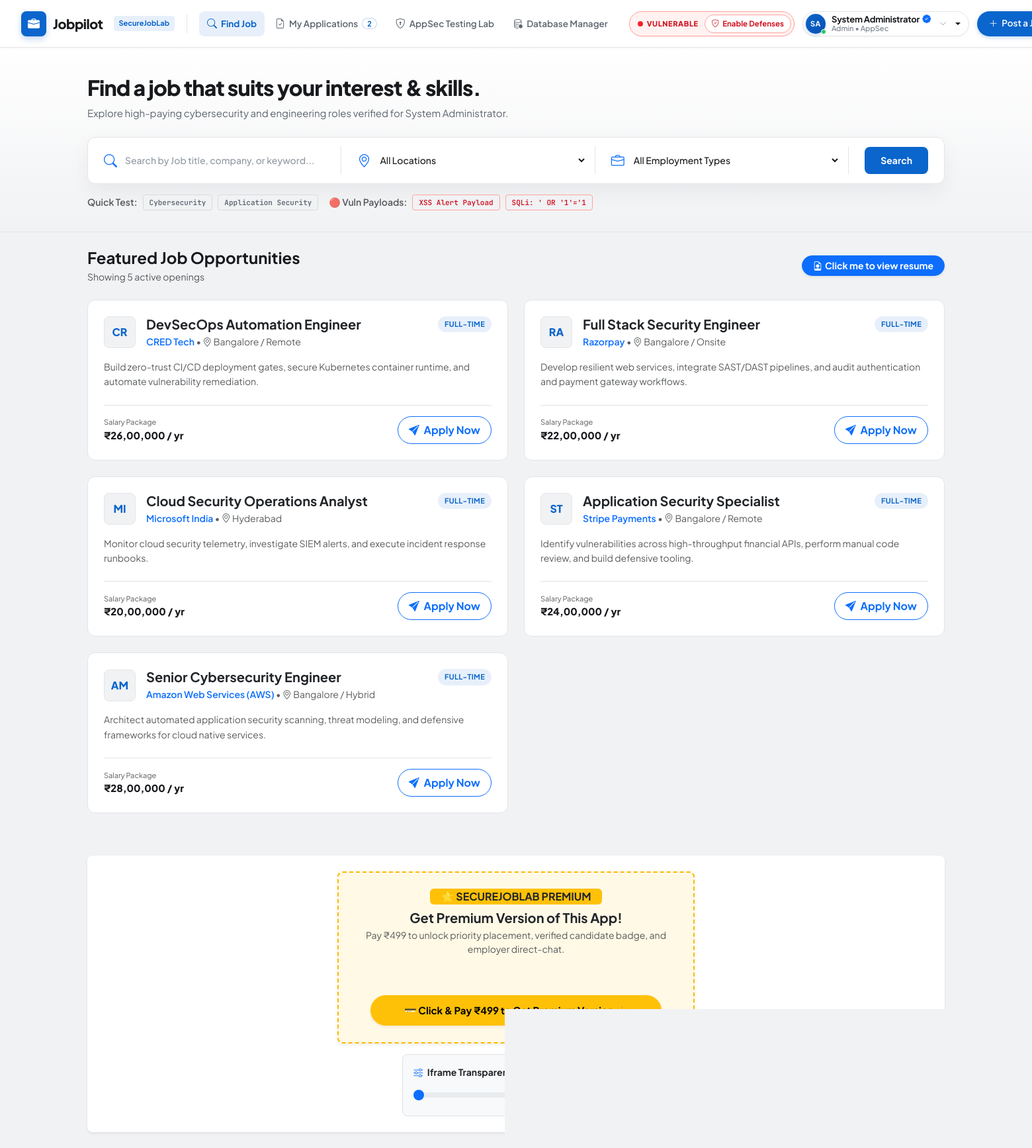
Screenshot of /index.php (signed in) with the database file from the repository.
### tables this page shows
CREATE TABLE `jobs` (
  `id` INT AUTO_INCREMENT PRIMARY KEY,
  `title` VARCHAR(120) NOT NULL,
  `company` VARCHAR(120) NOT NULL,
  `location` VARCHAR(100) NOT NULL,
  `salary` VARCHAR(60) NOT NULL,
  `job_type` VARCHAR(50) NOT NULL DEFAULT 'Full-time',
  `department` VARCHAR(80) NOT NULL DEFAULT 'Engineering',
  `description` TEXT NOT NULL,
  `secret_notes` TEXT NOT NULL,
  `created_at` TIMESTAMP DEFAULT CURRENT_TIMESTAMP
);

### index.php (the view, shortened to what this page needs)
<?php
$current_user = $_SESSION['user'];
$candidate_name = htmlspecialchars($current_user['full_name'] ?? 'Ram Karthik');
$candidate_role = htmlspecialchars($current_user['role'] ?? 'candidate');
$db_host = "localhost";
$db_user = "root";
$db_pass = "";
$conn = @mysqli_connect($db_host, $db_user, $db_pass);
$is_vuln = (!isset($_SESSION['appsec_mode']) || $_SESSION['appsec_mode'] !== 'secure');
$tab = $_GET['tab'] ?? 'jobs';
$vuln_id = intval($_GET['vuln'] ?? 1);
$jobs_list = [];
$apps_list = [];
if ($conn) {
    $q_jobs = @mysqli_query($conn, "SELECT * FROM jobs ORDER BY id DESC");
    if ($q_jobs) {
        while ($r = mysqli_fetch_assoc($q_jobs)) {
            $jobs_list[] = $r;
        }
    }
    $q_apps = @mysqli_query($conn, "SELECT * FROM applications ORDER BY id DESC");
    if ($q_apps) {
        while ($r = mysqli_fetch_assoc($q_apps)) {
            $apps_list[] = $r;
        }
    }
}
?>
<!DOCTYPE html>
<html lang="en">
<head>
    <link href="https://cdn.jsdelivr.net/npm/bootstrap@5.3.2/dist/css/bootstrap.min.css" rel="stylesheet">
    <link rel="stylesheet" href="https://cdn.jsdelivr.net/npm/bootstrap-icons@1.11.3/font/bootstrap-icons.min.css">
</head>
<body>
    <header class="jp-navbar">
        <div class="jp-navbar-container">
            <div class="jp-nav-left">
                <a class="jp-brand-logo" href="index.php?tab=jobs">
                    <div class="jp-brand-icon">
                        <i class="bi bi-briefcase-fill"></i>
                    </div>
                    <span class="jp-brand-text">Jobpilot</span>
                    <span class="jp-brand-edition">SecureJobLab</span>
                </a>
                <nav class="jp-nav-menu">
                    <a href="index.php?tab=jobs" class="jp-nav-link <?php echo $tab === 'jobs' ? 'active' : ''; ?>">
                        <i class="bi bi-search"></i>
                        <span>Find Job</span>
                    </a>
                    <a href="index.php?tab=applications" class="jp-nav-link <?php echo $tab === 'applications' ? 'active' : ''; ?>">
                        <i class="bi bi-file-earmark-check"></i>
                        <span>My Applications</span>
                        <span class="jp-nav-badge" id="appBadge"><?php echo count($apps_list); ?></span>
                    </a>
                    <a href="index.php?tab=lab" class="jp-nav-link <?php echo $tab === 'lab' ? 'active' : ''; ?>">
                        <i class="bi bi-shield-lock"></i>
                        <span>AppSec Testing Lab</span>
                    </a>
                    <a href="index.php?tab=admin" class="jp-nav-link <?php echo $tab === 'admin' ? 'active' : ''; ?>">
                        <i class="bi bi-database-gear"></i>
                        <span>Database Manager</span>
                    </a>
                </nav>
            </div>
            <div class="jp-nav-right">
                <?php if ($is_vuln): ?>
                    <a href="index.php?tab=<?php echo $tab; ?>&vuln=<?php echo $vuln_id; ?>&mode=secure" class="jp-appsec-switcher vuln" title="Current: Vulnerable Mode. Click to activate Secure Defenses">
                        <span class="switcher-status">
                            <span class="status-dot pulse-red"></span>
                            <span class="status-text">VULNERABLE</span>
                        </span>
                        <span class="switcher-action">
                            <i class="bi bi-shield-check"></i>
                            <span>Enable Defenses</span>
                        </span>
                    </a>
                <?php endif; ?>
                <div class="dropdown jp-candidate-chip-wrapper">
                    <a href="#" class="jp-candidate-chip dropdown-toggle text-decoration-none" data-bs-toggle="dropdown" aria-expanded="false">
                        <div class="candidate-avatar">
                            <span class="avatar-initials"><?php echo strtoupper(substr($candidate_name, 0, 1) . substr(explode(' ', $candidate_name)[1] ?? 'K', 0, 1)); ?></span>
                            <span class="avatar-online-dot"></span>
                        </div>
                        <div class="candidate-meta">
                            <div class="candidate-name-row">
                                <span class="candidate-name"><?php echo $candidate_name; ?></span>
                                <i class="bi bi-patch-check-fill text-primary" style="font-size: 13px;" title="Verified Profile"></i>
                            </div>
                            <span class="candidate-role"><?php echo ucfirst($candidate_role); ?> &bull; AppSec</span>
                        </div>
                        <i class="bi bi-chevron-down chip-chevron ms-1"></i>
                    </a>
                </div>
                <button class="btn-jp-primary" data-bs-toggle="modal" data-bs-target="#addJobModal">
                    <i class="bi bi-plus-lg"></i>
                    <span>Post a Job</span>
                </button>
            </div>
        </div>
    </header>
    <?php if ($tab === 'jobs'): ?>
    <section class="jp-hero-section">
        <div class="container">
            <div class="row align-items-center mb-4">
                <div class="col-lg-8">
                    <h1 class="jp-hero-title">Find a job that suits your interest &amp; skills.</h1>
                    <p class="jp-hero-subtitle mb-0">Explore high-paying cybersecurity and engineering roles verified for <?php echo $candidate_name; ?>.</p>
                </div>
            </div>
            <div class="jp-search-box">
                <div class="jp-search-segment">
                    <i class="bi bi-search text-primary fs-5"></i>
                    <input type="text" id="ajaxSearchKeyword" class="jp-search-input" placeholder="Search by Job title, company, or keyword..." oninput="ajaxSearchJobs()" onkeydown="if(event.key==='Enter'){event.preventDefault();ajaxSearchJobs();}">
                </div>
                <div class="jp-search-segment">
                    <i class="bi bi-geo-alt text-primary fs-5"></i>
                    <select id="ajaxSearchLocation" class="jp-search-input" onchange="ajaxSearchJobs()">
                        <option value="">All Locations</option>
                    </select>
                </div>
                <div class="jp-search-segment">
                    <i class="bi bi-briefcase text-primary fs-5"></i>
                    <select id="ajaxSearchType" class="jp-search-input" onchange="ajaxSearchJobs()">
                        <option value="">All Employment Types</option>
                    </select>
                </div>
                <div class="jp-search-segment">
                    <button type="button" class="btn-jp-search" onclick="ajaxSearchJobs()">
                        <span>Search</span>
                    </button>
                </div>
            </div>
            <div class="d-flex align-items-center gap-2 mt-3 flex-wrap">
                <span class="text-muted small fw-semibold">Quick Test:</span>
                <span class="payload-pill" onclick="setSearchAndRun('Cybersecurity')">Cybersecurity</span>
                <span class="payload-pill" onclick="setSearchAndRun('Application Security')">Application Security</span>
                <?php if ($is_vuln): ?>
                <span class="text-muted small fw-semibold ms-2">🔴 Vuln Payloads:</span>
                <span class="payload-pill" style="border-color:#FFA39E;color:#CF1322;" onclick="setSearchAndRun('<script>alert(\'XSS: \'+document.domain)<\/script>')">XSS Alert Payload</span>
                <span class="payload-pill" style="border-color:#FFA39E;color:#CF1322;" onclick="setSearchAndRun('\' OR \'1\'=\'1')">SQLi: ' OR '1'='1</span>
                <?php endif; ?>
            </div>
        </div>
    </section>
    <main class="container py-4">
        <div class="d-flex align-items-center justify-content-between mb-4">
            <div>
                <h4 class="fw-bold mb-1">Featured Job Opportunities</h4>
                <p class="text-muted small mb-0" id="jobsCountLabel">Showing <?php echo count($jobs_list); ?> active openings</p>
            </div>
            <div class="d-flex align-items-center gap-2 flex-wrap">
                <a href="view_resume.php?file=resume.txt" class="btn btn-sm btn-primary rounded-pill px-3 fw-bold shadow-sm">
                    <i class="bi bi-file-earmark-person me-1"></i>Click me to view resume
                </a>
            </div>
        </div>
        <div class="row g-4" id="jobCardsContainer">
            <?php foreach ($jobs_list as $job): ?>
            <div class="col-lg-6">
                <div class="jp-job-card">
                    <div class="d-flex align-items-start justify-content-between mb-3">
                        <div class="d-flex align-items-center gap-3">
                            <div class="jp-company-logo">
                                <?php echo strtoupper(substr($job['company'], 0, 2)); ?>
                            </div>
                            <div>
                                <h5 class="fw-bold mb-1 text-dark"><?php echo htmlspecialchars($job['title']); ?></h5>
                                <div class="text-muted small">
                                    <span class="fw-semibold text-primary"><?php echo htmlspecialchars($job['company']); ?></span>
                                    &bull; <i class="bi bi-geo-alt"></i> <?php echo htmlspecialchars($job['location']); ?>
                                </div>
                            </div>
                        </div>
                        <span class="jp-tag-pill fulltime"><?php echo htmlspecialchars($job['job_type']); ?></span>
                    </div>
                    <p class="text-muted small mb-4 flex-grow-1" style="line-height: 1.6;">
                        <?php echo htmlspecialchars($job['description']); ?>
                    </p>
                    <div class="d-flex align-items-center justify-content-between pt-3 border-top mt-auto">
                        <div>
                            <div class="text-muted" style="font-size: 11px;">Salary Package</div>
                            <div class="jp-salary-badge"><?php echo htmlspecialchars($job['salary']); ?></div>
                        </div>
                        <button type="button" class="btn btn-outline-primary fw-bold px-3 py-2 rounded-pill" data-title="<?php echo htmlspecialchars($job['title'], ENT_QUOTES, 'UTF-8'); ?>" data-company="<?php echo htmlspecialchars($job['company'], ENT_QUOTES, 'UTF-8'); ?>" onclick="openApplyModalFromBtn(this)">
                            <i class="bi bi-send-fill me-1"></i> Apply Now
                        </button>
                    </div>
                </div>
            </div>
            <?php endforeach; ?>
        </div>
        <section class="mt-5 pt-3" id="clickjackingDemoSection">
            <div class="card border-0 shadow-sm p-4 bg-white rounded-3">
                <div class="position-relative mx-auto rounded-3 overflow-hidden border shadow-sm" style="width: 100%; max-width: 540px; height: 260px; background: #FFF9E6; border: 2px dashed #FFB800 !important;">
                    <div class="position-absolute top-0 start-0 w-100 h-100 d-flex flex-column align-items-center justify-content-start p-3 pt-4 text-center" style="z-index: 1;">
                        <div class="badge bg-warning text-dark mb-2 px-3 py-1 fw-bold fs-6">⭐ SECUREJOBLAB PREMIUM</div>
                        <h5 class="fw-bold text-dark mb-1">Get Premium Version of This App!</h5>
                        <p class="text-muted small mb-0 px-3">Pay ₹499 to unlock priority placement, verified candidate badge, and employer direct-chat.</p>
                        <button type="button" class="btn btn-warning fw-bold shadow-sm" style="position: absolute; bottom: 25px; left: 50%; transform: translateX(-50%); width: 440px; max-width: 90%; height: 46px; font-size: 15px; border-radius: 50px; pointer-events: none; display: flex; align-items: center; justify-content: center; z-index: 2;">
                            💳 Click &amp; Pay ₹499 to Get Premium Version 👈
                        </button>
                    </div>
                </div>
                <div class="p-3 bg-light rounded-3 border mt-3 mx-auto" style="max-width: 540px;">
                    <div class="d-flex align-items-center justify-content-between mb-2">
                        <span class="fw-bold small text-dark"><i class="bi bi-sliders text-primary me-1"></i> Iframe Transparency Slider:</span>
                        <div class="d-flex align-items-center gap-2">
                            <span class="small text-muted">Opacity:</span>
                            <span class="badge bg-primary" id="pageOpacityVal">0%</span>
                        </div>
                    </div>
                    <div class="d-flex align-items-center gap-3">
                        <input type="range" class="form-range flex-grow-1" min="0" max="100" value="0" id="pageOpacitySlider" oninput="setPageClickjackOpacity(this.value)">
                        <div class="btn-group btn-group-sm">
                            <button type="button" class="btn btn-outline-secondary" onclick="setPageClickjackOpacity(0)">0%</button>
                            <button type="button" class="btn btn-outline-secondary" onclick="setPageClickjackOpacity(50)">50%</button>
                            <button type="button" class="btn btn-outline-secondary" onclick="setPageClickjackOpacity(100)">100%</button>
                        </div>
                    </div>
                </div>
            </div>
        </section>
    </main>
    <?php endif; ?>
</body>
</html>

### rows the page displays
jobs: company "CR", title "DevSecOps Automation Engineer", company "CRED Tech", location "Bangalore / Remote", job_type "FULL-TIME", description "Build zero-trust CI/CD deployment gates, secure Kubernetes container runtime, and automate vulnerability remediation.", salary "₹26,00,000 / yr"
jobs: company "RA", title "Full Stack Security Engineer", company "Razorpay", location "Bangalore / Onsite", job_type "FULL-TIME", description "Develop resilient web services, integrate SAST/DAST pipelines, and audit authentication and payment gateway workflows.", salary "₹22,00,000 / yr"
jobs: company "MI", title "Cloud Security Operations Analyst", company "Microsoft India", location "Hyderabad", job_type "FULL-TIME", description "Monitor cloud security telemetry, investigate SIEM alerts, and execute incident response runbooks.", salary "₹20,00,000 / yr"
jobs: company "ST", title "Application Security Specialist", company "Stripe Payments", location "Bangalore / Remote", job_type "FULL-TIME", description "Identify vulnerabilities across high-throughput financial APIs, perform manual code review, and build defensive tooling.", salary "₹24,00,000 / yr"
jobs: company "AM", title "Senior Cybersecurity Engineer", company "Amazon Web Services (AWS)", location "Bangalore / Hybrid", job_type "FULL-TIME", description "Architect automated application security scanning, threat modeling, and defensive frameworks for cloud native services.", salary "₹28,00,000 / yr"

### other values shown
count($apps_list) "2"
$candidate_name "System Administrator"
$candidate_role "Admin"
count($jobs_list) "5"
